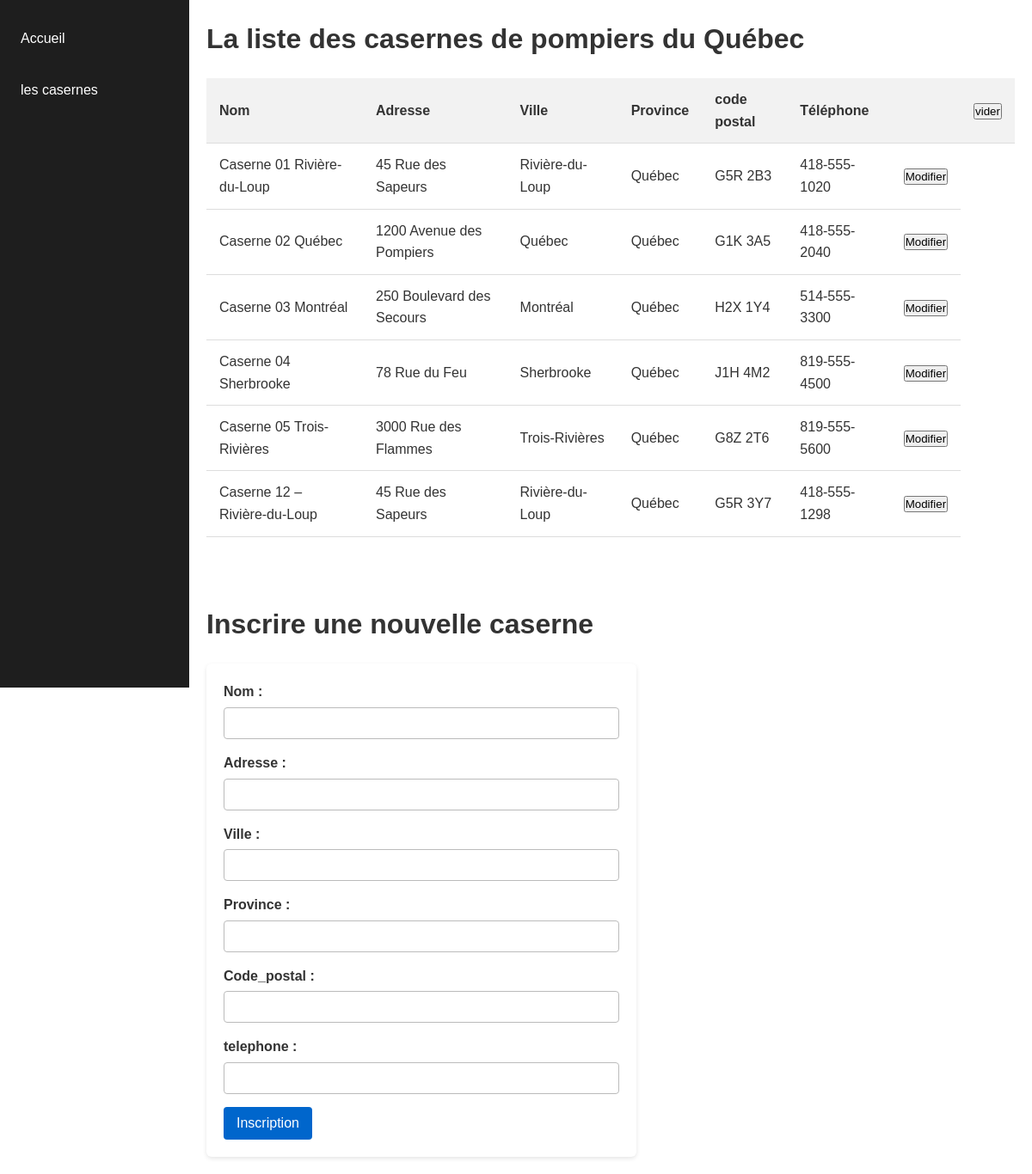
/Caserne/casernesPage.php, run on the app's committed database.
### tables this page shows
CREATE TABLE `caserne` (
  `id` int NOT NULL,
  `nom` varchar(100) NOT NULL,
  `adresse` varchar(255) NOT NULL,
  `ville` varchar(100) NOT NULL,
  `province` varchar(100) NOT NULL,
  `code_postal` varchar(10) NOT NULL,
  `telephone` varchar(20) DEFAULT NULL
);

### Caserne/casernesPage.php (the view, shortened to what this page needs)
<!DOCTYPE html>
<html lang="en">
<head>
    <link rel="stylesheet" href="../style/pageStyle.css">
</head>
<body>
    <?php
    include "../connexion.php";
    include "../menu.php";
    $req = $pdo->prepare("SELECT id, nom, adresse, ville, province, code_postal, telephone FROM caserne ORDER BY id;");
    $req->execute();
    $tab = $req->fetchAll(PDO::FETCH_ASSOC);
    ?>
    <div class="contenu-page">
        <h1>La liste  des casernes de pompiers du Québec</h1>
        <form method="POST">
            <table>
                <tr>
                    <th>Nom</th>
                    <th>Adresse</th>
                    <th>Ville</th>
                    <th>Province</th>
                    <th>code postal</th>
                    <th>Téléphone</th>
                    <th>         </th>
                    <th>
                        <form action="viderListeCaserne.php" methode="POST">
                            <input type="submit" value="vider">
                        </form>
                    </th>
                </tr>
                    <?php
                        for($i=0;$i<count($tab);$i++){
                            echo "<tr>";
                            echo "<td>" . $tab[$i]["nom"] . "</td>";
                            echo "<td>" . $tab[$i]["adresse"] . "</td>";
                            echo "<td>" . $tab[$i]["ville"] . "</td>";
                            echo "<td>" . $tab[$i]["province"] . "</td>";
                            echo "<td>" . $tab[$i]["code_postal"] . "</td>";
                            echo "<td>" . $tab[$i]["telephone"] . "</td>";
                            echo '<td><input value="Modifier" type="Button" onclick="document.getElementById(\'id\').value=\'' . $tab[$i]["id"] . '\'; this.form.action = \'modification.php\'; this.form.method = \'POST\'; this.form.submit();"></td>';
                        }
                    ?>
                </tr>
            </table>
        </form>
        <br/>
        <br/>
        <br/>
        <h1>Inscrire une nouvelle caserne</h1>
        <form action="ajouterCaserne.php" method="POST" class="form-caserne">
                <div class="form-group">
                    <label> Nom :</label>
                    <input type="text" name="nom" required>
                </div>
                <div class="form-group">
                    <label> Adresse : </label>
                    <input type="text" name="adresse" require>
                </div>
                <div class="form-group">
                    <label> Ville : </label>
                    <input type="text" name="ville" required>
                </div>
                <div class="form-group">
                    <label> Province : </label>
                    <input type="text" name="province" required>
                </div>
                <div class="form-group">
                    <label> Code_postal : </label>
                    <input type="text" name="code_postal" required>
                </div>
                <div class="form-group">
                    <label> telephone : </label>
                    <input type="text" name="telephone" required>
                </div>
                    <button type="submit" class="btn-submit">Inscription</button>
        </form>
    </div>
</body>
</html>

### menu.php
<head>
    <link rel="stylesheet" href="../style/menuStyle.css">
</head>
<nav class="menu-vertical">
    <ul>
        <li><a href="../index.php">Accueil</a></li>
        <li><a href="../Caserne/casernesPage.php">les casernes</a></li>
    </ul>
</nav>

### style/pageStyle.css (style rules this page uses)
* { margin: 0; padding: 0; box-sizing: border-box; }
body { font-family: Arial, Helvetica, sans-serif; background-color: white; color: #333; line-height: 1.6; }
h1, h2, h3 { margin-bottom: 15px; font-weight: 600; }
a { color: #0066cc; text-decoration: none; }
button, .btn { background-color: #0066cc; color: white; padding: 10px 15px; border: none; border-radius: 4px; cursor: pointer; }
.contenu-page { margin-left: 220px; padding: 20px; }
table { width: 100%; border-collapse: collapse; margin-top: 20px; background-color: white; }
th, td { padding: 12px 15px; text-align: left; border-bottom: 1px solid #ddd; }
th { background-color: #f2f2f2; font-weight: bold; }
.form-caserne { max-width: 500px; background-color: white; padding: 20px; border-radius: 6px; box-shadow: 0 2px 5px rgba(0, 0, 0, 0.1); margin-top: 20px; }
.form-group { margin-bottom: 15px; }
.form-group label { display: block; font-weight: bold; margin-bottom: 5px; }
.form-group input { width: 100%; padding: 10px; border: 1px solid #bbb; border-radius: 4px; }
.btn-submit { background-color: #0066cc; color: white; padding: 10px 15px; border: none; border-radius: 4px; cursor: pointer; font-size: 16px; }

### style/menuStyle.css (style rules this page uses)
.menu-vertical { width: 220px; background-color: #1e1e1e; height: 100vh; padding-top: 20px; position: fixed; left: 0; top: 0; }
.menu-vertical ul { list-style: none; padding: 0; margin: 0; }
.menu-vertical li { margin-bottom: 10px; }
.menu-vertical a { display: block; padding: 12px 20px; color: #ffffff; text-decoration: none; font-size: 16px; font-weight: 500; transition: 0.3s; border-left: 4px solid transparent; }

### data on the page
caserne: nom "Caserne 01 Rivière-du-Loup", adresse "45 Rue des Sapeurs", ville "Rivière-du-Loup", province "Québec", code_postal "G5R 2B3", telephone "418-555-1020"
caserne: nom "Caserne 02 Québec", adresse "1200 Avenue des Pompiers", ville "Québec", province "Québec", code_postal "G1K 3A5", telephone "418-555-2040"
caserne: nom "Caserne 03 Montréal", adresse "250 Boulevard des Secours", ville "Montréal", province "Québec", code_postal "H2X 1Y4", telephone "514-555-3300"
caserne: nom "Caserne 04 Sherbrooke", adresse "78 Rue du Feu", ville "Sherbrooke", province "Québec", code_postal "J1H 4M2", telephone "819-555-4500"
caserne: nom "Caserne 05 Trois-Rivières", adresse "3000 Rue des Flammes", ville "Trois-Rivières", province "Québec", code_postal "G8Z 2T6", telephone "819-555-5600"
caserne: nom "Caserne 12 – Rivière-du-Loup", adresse "45 Rue des Sapeurs", ville "Rivière-du-Loup", province "Québec", code_postal "G5R 3Y7", telephone "418-555-1298"
